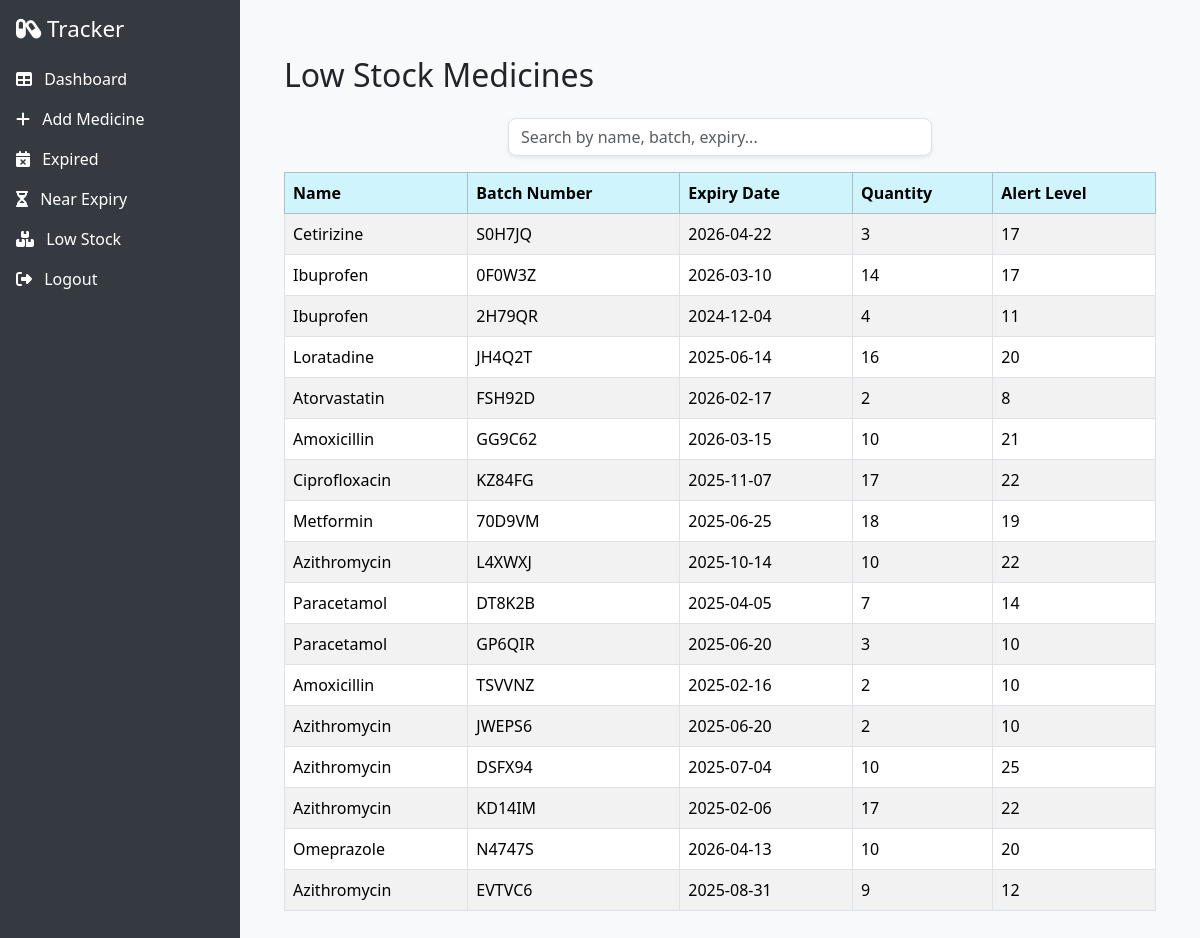
Page /low_stock (signed in) on the committed database.
### tables this page shows
CREATE TABLE medicines (
    id INTEGER PRIMARY KEY AUTOINCREMENT,
    name TEXT,
    batch_number TEXT,
    expiry_date TEXT,
    quantity INTEGER,
    price REAL,
    alert_level INTEGER
);

### app.py (the view)
@app.route('/low_stock')
def low_stock_medicines():
    if 'user' not in session:
        return redirect(url_for('login'))
    conn = sqlite3.connect('database.db')
    c = conn.cursor()
    c.execute("SELECT * FROM medicines")
    medicines = c.fetchall()
    conn.close()
    low_stock = [med for med in medicines if med[4] <= med[6]]  # quantity <= alert_level
    return render_template('low_stock.html', low_stock=low_stock)

### templates/low_stock.html (shortened to what this page needs)
{% extends "base.html" %}
{% block content %}
<div class="container mt-4">
    <h2 class="mb-4">Low Stock Medicines</h2>
    {% if low_stock %}
    <div class="row mb-3">
        <div class="col-md-6 offset-md-3">
            <input type="text" id="medicineSearch" class="form-control rounded-3 shadow-sm" placeholder="Search by name, batch, expiry...">
        </div>
    </div>
    <div class="table-responsive">
        <table class="table table-bordered table-striped">
            <thead class="table-info">
                <tr>
                    <th>Name</th>
                    <th>Batch Number</th>
                    <th>Expiry Date</th>
                    <th>Quantity</th>
                    <th>Alert Level</th>
                </tr>
            </thead>
            <tbody id="medicineTable">
                {% for med in low_stock %}
                <tr>
                    <td>{{ med[1] }}</td>
                    <td>{{ med[2] }}</td>
                    <td>{{ med[3] }}</td>
                    <td>{{ med[4] }}</td>
                    <td>{{ med[6] }}</td>
                </tr>
                {% endfor %}
            </tbody>
        </table>
    </div>
    {% else %}
        <p class="text-muted">No low stock medicines found.</p>
    {% endif %}
</div>
{% endblock %}

### templates/base.html (style rules this page uses)
body { display: flex; min-height: 100vh; }

### rows in the picture
medicines: name "Cetirizine", batch_number "S0H7JQ", expiry_date "2026-04-22", quantity "3", alert_level "17"
medicines: name "Ibuprofen", batch_number "0F0W3Z", expiry_date "2026-03-10", quantity "14", alert_level "17"
medicines: name "Ibuprofen", batch_number "2H79QR", expiry_date "2024-12-04", quantity "4", alert_level "11"
medicines: name "Loratadine", batch_number "JH4Q2T", expiry_date "2025-06-14", quantity "16", alert_level "20"
medicines: name "Atorvastatin", batch_number "FSH92D", expiry_date "2026-02-17", quantity "2", alert_level "8"
medicines: name "Amoxicillin", batch_number "GG9C62", expiry_date "2026-03-15", quantity "10", alert_level "21"
medicines: name "Ciprofloxacin", batch_number "KZ84FG", expiry_date "2025-11-07", quantity "17", alert_level "22"
medicines: name "Metformin", batch_number "70D9VM", expiry_date "2025-06-25", quantity "18", alert_level "19"
medicines: name "Azithromycin", batch_number "L4XWXJ", expiry_date "2025-10-14", quantity "10", alert_level "22"
medicines: name "Paracetamol", batch_number "DT8K2B", expiry_date "2025-04-05", quantity "7", alert_level "14"
medicines: name "Paracetamol", batch_number "GP6QIR", expiry_date "2025-06-20", quantity "3", alert_level "10"
medicines: name "Amoxicillin", batch_number "TSVVNZ", expiry_date "2025-02-16", quantity "2", alert_level "10"
medicines: name "Azithromycin", batch_number "JWEPS6", expiry_date "2025-06-20", quantity "2", alert_level "10"
medicines: name "Azithromycin", batch_number "DSFX94", expiry_date "2025-07-04", quantity "10", alert_level "25"
medicines: name "Azithromycin", batch_number "KD14IM", expiry_date "2025-02-06", quantity "17", alert_level "22"
medicines: name "Omeprazole", batch_number "N4747S", expiry_date "2026-04-13", quantity "10", alert_level "20"
medicines: name "Azithromycin", batch_number "EVTVC6", expiry_date "2025-08-31", quantity "9", alert_level "12"
